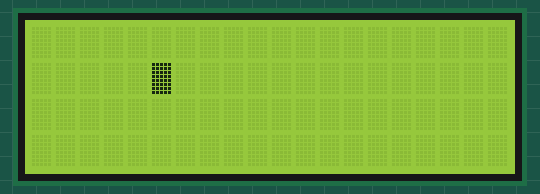
A program run on a simulated Raspberry Pi Pico running MicroPython. Parts: 20×4 character LCD. Library files of the repository ran but are not shown: lcd_api.py, pico_i2c_lcd.py; what the program prints to the serial console is not drawn. At 2.1 s the program stops and its outputs stay as they are.

Above: at 2.1 s.

The program:

mytest.py
```python
import utime

import machine
from machine import I2C
from lcd_api import LcdApi
from pico_i2c_lcd import I2cLcd

I2C_ADDR     = 0x27
I2C_NUM_ROWS = 4
I2C_NUM_COLS = 20

#lcd = 0

def init_lcd(scd_pin, scl_pin):
    #Test function for verifying basic functionality
    print("Running test_main")
    i2c = I2C(0, sda=machine.Pin(int(scd_pin)), scl=machine.Pin(int(scl_pin)), freq=400000)
    lcd = I2cLcd(i2c, I2C_ADDR, I2C_NUM_ROWS, I2C_NUM_COLS)
    utime.sleep(2)
    lcd.clear()
    return lcd

lcd = init_lcd(0,1)
lcd.show_cursor()
lcd.blink_cursor_on()
lcd.move_to(5,1)
```
